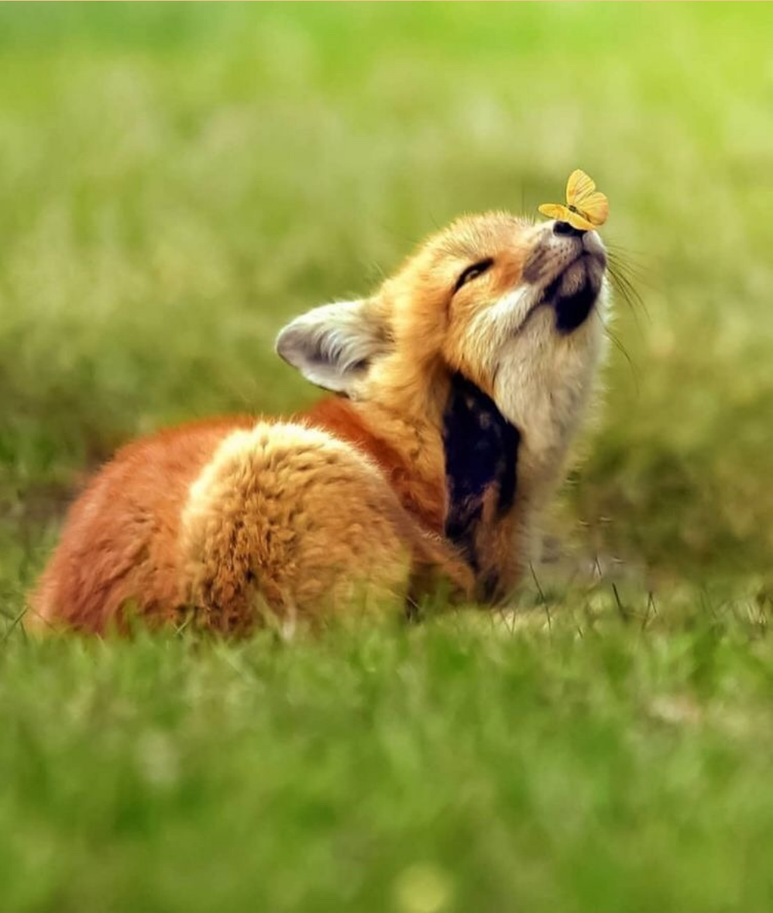
#> input picture opencv/images/fox.png, 773 x 913 px, shrunk from 998 x 1178 before the run
$ jupyter execute affine.ipynb
#> lines starting #> are read from the running program, lines starting #| are printed output that depends on the picture
[cell 1]
import cv2
import numpy as np
import matplotlib.pyplot as plt

[cell 2]
img=cv2.imread("./images/fox.png")
#> img is the input picture: shape (913, 773, 3); mean B, G, R 61.7, 147.4, 146
img=cv2.cvtColor(img,cv2.COLOR_BGR2RGB)
plt.imshow(img)

[cell 3]
rows,cols,_=img.shape
#> rows = 913; cols = 773

[cell 4]
input_points=np.float32([[50,50],[cols-50,50],[50,rows-50],[cols-50,rows-50]])
output_points=np.float32([[10,100],[cols-100,50],[100,rows-50],[cols-50,rows-100]])
M=cv2.getPerspectiveTransform(input_points,output_points)
perspective_img=cv2.warpPerspective(img,M,(cols,rows))
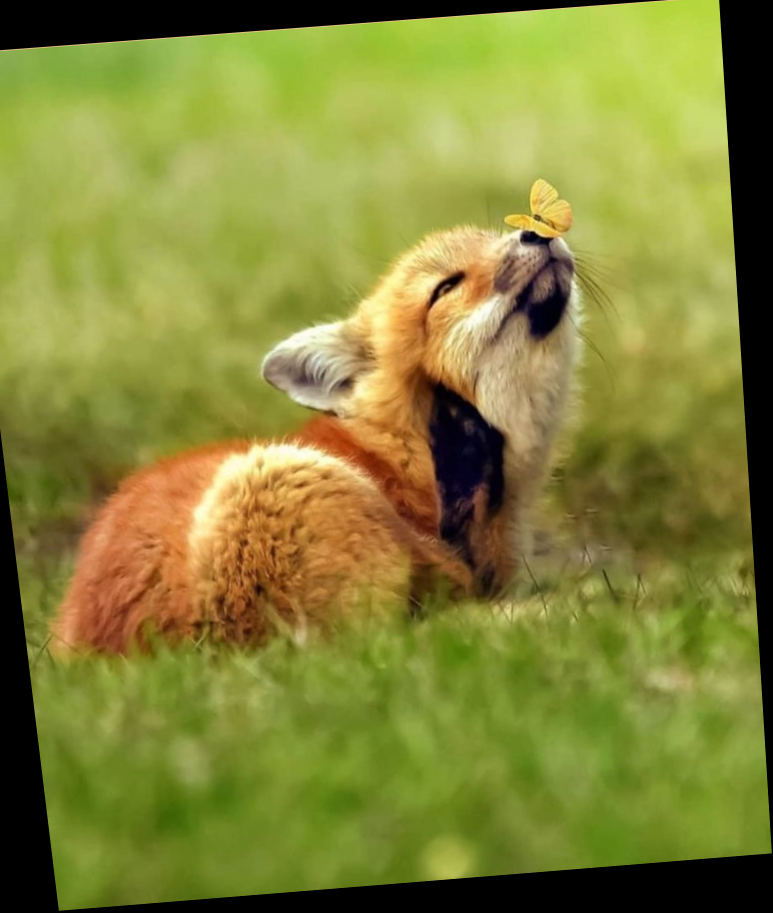
#> perspective_img: shape (913, 773, 3); mean R, G, B 131.3, 132.2, 55.8

plt.figure(figsize=(12,6))
plt.subplot(1,2,1)
plt.imshow(img)
plt.title("og")

plt.subplot(1,2,2)
plt.imshow(perspective_img)
plt.title("perspictive")

plt.tight_layout()
plt.show()
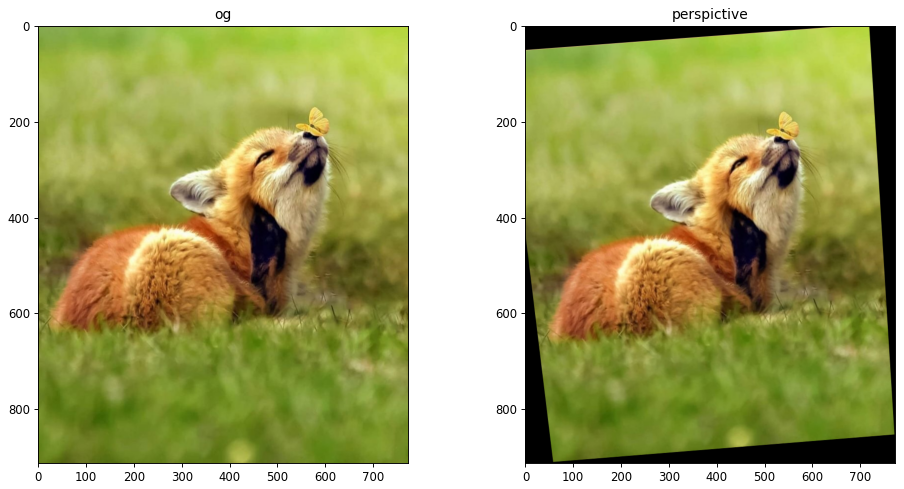
#> figure drawn by matplotlib, 2 panels

# affine

[cell 5]
input_points=np.float32([[50,50],[cols-50,50],[50,rows-50]])
#> input_points = [[50, 50], [723, 50], [50, 863]]
output_points=np.float32([[10,100],[cols-100,50],[100,rows-50]])
#> output_points = [[10, 100], [673, 50], [100, 863]]
M=cv2.getAffineTransform(input_points,output_points)
perspective_img=cv2.warpAffine(img,M,(cols,rows))
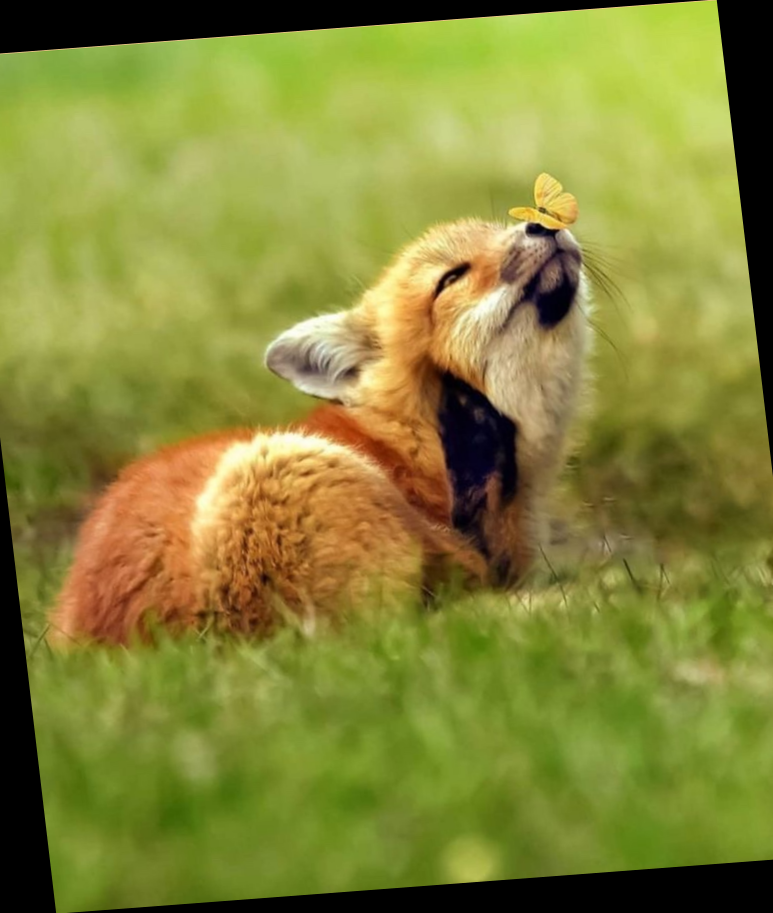
#> perspective_img: shape (913, 773, 3); mean R, G, B 132.9, 133.6, 56.1

plt.figure(figsize=(12,6))
plt.subplot(1,2,1)
plt.imshow(img)
plt.title("og")

plt.subplot(1,2,2)
plt.imshow(perspective_img)
plt.title("affine")

plt.tight_layout()
plt.show()
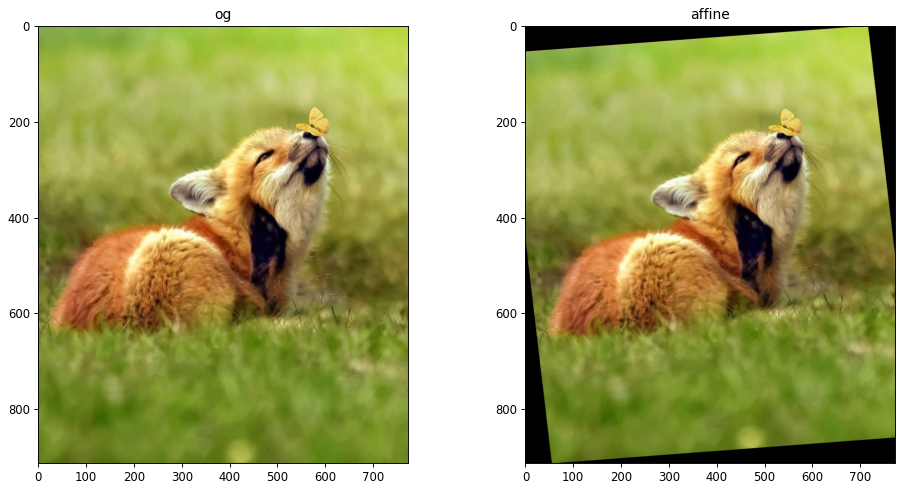
#> figure drawn by matplotlib, 2 panels

# Rotation

[cell 6]
M=cv2.getRotationMatrix2D([rows//2,cols//2],45,1)
perspective_img=cv2.warpAffine(img,M,(cols,rows))
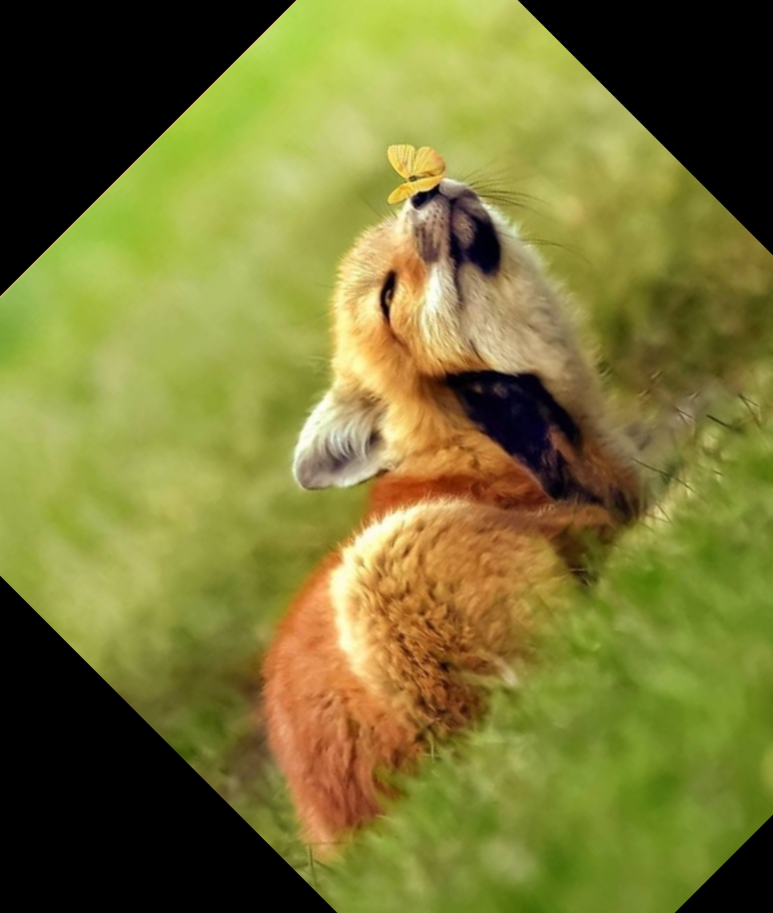
#> perspective_img: shape (913, 773, 3); mean R, G, B 120.8, 118, 51.8

plt.figure(figsize=(12,6))
plt.subplot(1,2,1)
plt.imshow(img)
plt.title("og")

plt.subplot(1,2,2)
plt.imshow(perspective_img)
plt.title("affine rotated")

plt.tight_layout()
plt.show()

[cell 7]
shear_x,shear_y=0,0.5
M=np.float32([[1,shear_x,0],[shear_y,1,0]])
perspective_img=cv2.warpAffine(img,M,(cols+int(shear_x*rows),rows+int(shear_y*cols)))
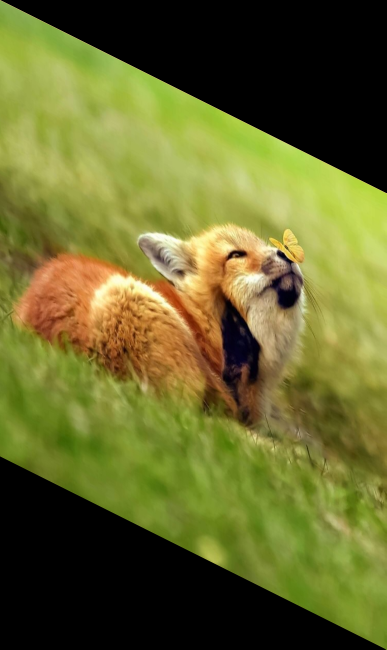
#> perspective_img: shape (1299, 773, 3) (shown at 1/2 size); mean R, G, B 102.7, 103.6, 43.4

plt.figure(figsize=(12,6))
plt.subplot(1,2,1)
plt.imshow(img)
plt.title("og")

plt.subplot(1,2,2)
plt.imshow(perspective_img)
plt.title("affine shear")

plt.tight_layout()
plt.show()

# Translation

[cell 8]
t_x,t_y=50,100
M=np.float32([[1,0,t_x],[0,1,t_y]])
perspective_img=cv2.warpAffine(img,M,(cols+t_y,rows+t_x))
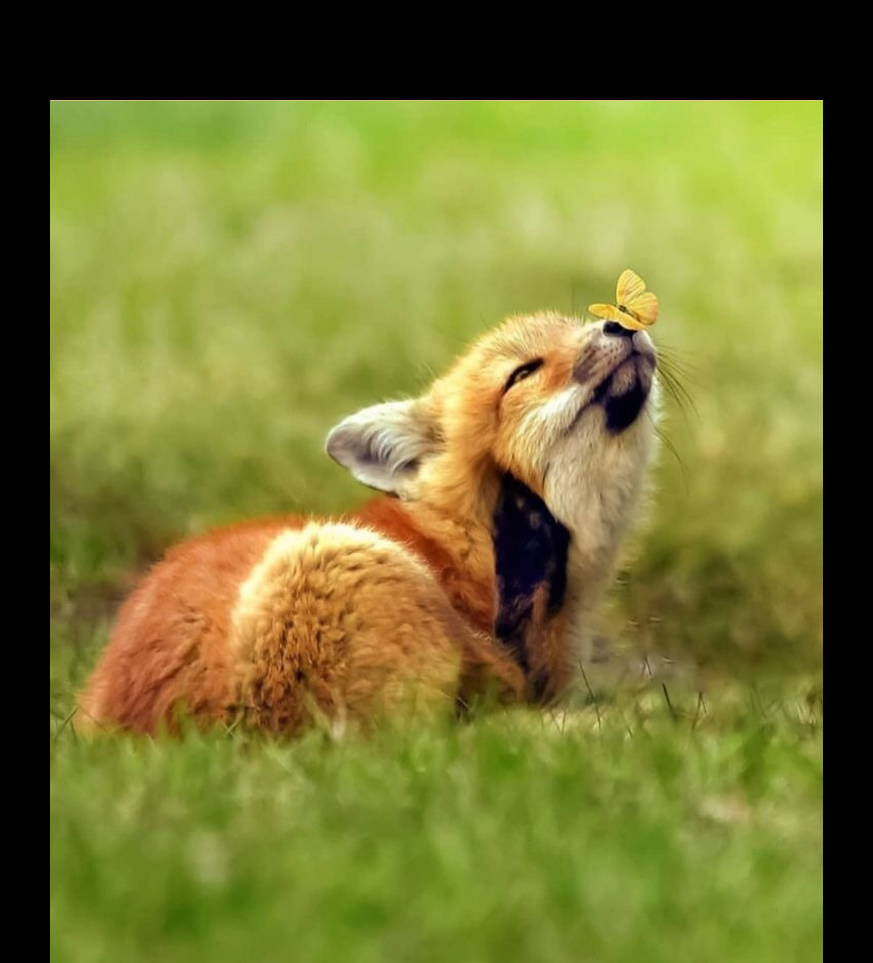
#> perspective_img: shape (963, 873, 3); mean R, G, B 117.5, 117.6, 50.1

plt.figure(figsize=(12,6))
plt.subplot(1,2,1)
plt.imshow(img)
plt.title("og")

plt.subplot(1,2,2)
plt.imshow(perspective_img)
plt.title("affine translation")

plt.tight_layout()
plt.show()
